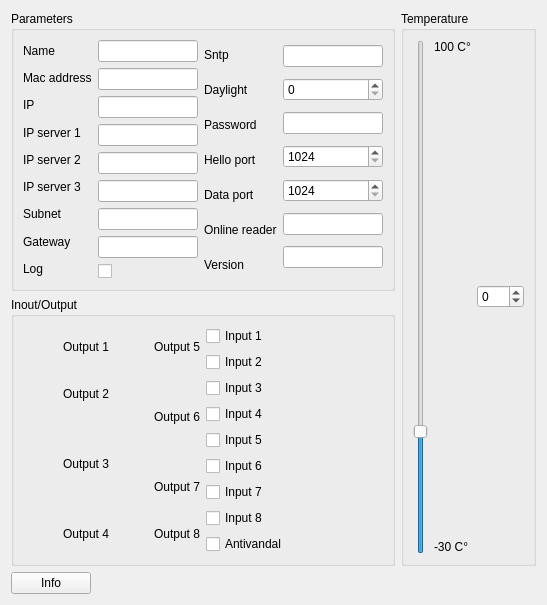
<ui version="4.0" >
 <class>Widget</class>
 <widget class="QWidget" name="Widget" >
  <property name="geometry" >
   <rect>
    <x>0</x>
    <y>0</y>
    <width>547</width>
    <height>593</height>
   </rect>
  </property>
  <property name="windowTitle" >
   <string>Form</string>
  </property>
  <layout class="QGridLayout" >
   <item row="0" column="0" >
    <widget class="QGroupBox" name="groupBox" >
     <property name="title" >
      <string>Parameters</string>
     </property>
     <layout class="QGridLayout" >
      <item row="0" column="0" >
       <layout class="QGridLayout" >
        <item row="0" column="0" >
         <layout class="QVBoxLayout" >
          <item>
           <widget class="QLabel" name="label" >
            <property name="text" >
             <string>Name</string>
            </property>
            <property name="buddy" >
             <cstring>name</cstring>
            </property>
           </widget>
          </item>
          <item>
           <widget class="QLabel" name="label_26" >
            <property name="text" >
             <string>Mac address</string>
            </property>
           </widget>
          </item>
          <item>
           <widget class="QLabel" name="label_2" >
            <property name="text" >
             <string>IP</string>
            </property>
            <property name="buddy" >
             <cstring>ip</cstring>
            </property>
           </widget>
          </item>
          <item>
           <widget class="QLabel" name="label_3" >
            <property name="text" >
             <string>IP server 1</string>
            </property>
            <property name="buddy" >
             <cstring>ipS1</cstring>
            </property>
           </widget>
          </item>
          <item>
           <widget class="QLabel" name="label_4" >
            <property name="text" >
             <string>IP server 2</string>
            </property>
            <property name="buddy" >
             <cstring>ipS2</cstring>
            </property>
           </widget>
          </item>
          <item>
           <widget class="QLabel" name="label_5" >
            <property name="text" >
             <string>IP server 3</string>
            </property>
            <property name="buddy" >
             <cstring>ipS3</cstring>
            </property>
           </widget>
          </item>
          <item>
           <widget class="QLabel" name="label_6" >
            <property name="text" >
             <string>Subnet</string>
            </property>
            <property name="buddy" >
             <cstring>subnet</cstring>
            </property>
           </widget>
          </item>
          <item>
           <widget class="QLabel" name="label_7" >
            <property name="text" >
             <string>Gateway</string>
            </property>
            <property name="buddy" >
             <cstring>gateway</cstring>
            </property>
           </widget>
          </item>
          <item>
           <widget class="QLabel" name="label_25" >
            <property name="text" >
             <string>Log</string>
            </property>
           </widget>
          </item>
         </layout>
        </item>
        <item row="0" column="1" >
         <layout class="QVBoxLayout" >
          <item>
           <widget class="QLineEdit" name="name" />
          </item>
          <item>
           <widget class="QLineEdit" name="mac" />
          </item>
          <item>
           <widget class="QLineEdit" name="ip" />
          </item>
          <item>
           <widget class="QLineEdit" name="ipS1" />
          </item>
          <item>
           <widget class="QLineEdit" name="ipS2" />
          </item>
          <item>
           <widget class="QLineEdit" name="ipS3" />
          </item>
          <item>
           <widget class="QLineEdit" name="subnet" />
          </item>
          <item>
           <widget class="QLineEdit" name="gateway" />
          </item>
          <item>
           <widget class="QCheckBox" name="log" >
            <property name="text" >
             <string/>
            </property>
           </widget>
          </item>
         </layout>
        </item>
        <item row="0" column="2" >
         <layout class="QVBoxLayout" >
          <item>
           <widget class="QLabel" name="label_8" >
            <property name="text" >
             <string>Sntp</string>
            </property>
            <property name="buddy" >
             <cstring>sntp</cstring>
            </property>
           </widget>
          </item>
          <item>
           <widget class="QLabel" name="label_9" >
            <property name="text" >
             <string>Daylight</string>
            </property>
            <property name="buddy" >
             <cstring>daylight</cstring>
            </property>
           </widget>
          </item>
          <item>
           <widget class="QLabel" name="label_10" >
            <property name="text" >
             <string>Password</string>
            </property>
            <property name="buddy" >
             <cstring>password</cstring>
            </property>
           </widget>
          </item>
          <item>
           <widget class="QLabel" name="label_11" >
            <property name="text" >
             <string>Hello port</string>
            </property>
            <property name="buddy" >
             <cstring>helloPort</cstring>
            </property>
           </widget>
          </item>
          <item>
           <widget class="QLabel" name="label_12" >
            <property name="text" >
             <string>Data port</string>
            </property>
            <property name="buddy" >
             <cstring>dataPort</cstring>
            </property>
           </widget>
          </item>
          <item>
           <widget class="QLabel" name="label_13" >
            <property name="text" >
             <string>Online reader</string>
            </property>
            <property name="buddy" >
             <cstring>online</cstring>
            </property>
           </widget>
          </item>
          <item>
           <widget class="QLabel" name="label_14" >
            <property name="text" >
             <string>Version</string>
            </property>
            <property name="buddy" >
             <cstring>version</cstring>
            </property>
           </widget>
          </item>
         </layout>
        </item>
        <item row="0" column="3" >
         <layout class="QVBoxLayout" >
          <item>
           <widget class="QLineEdit" name="sntp" />
          </item>
          <item>
           <widget class="QSpinBox" name="daylight" />
          </item>
          <item>
           <widget class="QLineEdit" name="password" />
          </item>
          <item>
           <widget class="QSpinBox" name="helloPort" >
            <property name="minimum" >
             <number>1024</number>
            </property>
            <property name="maximum" >
             <number>65535</number>
            </property>
           </widget>
          </item>
          <item>
           <widget class="QSpinBox" name="dataPort" >
            <property name="minimum" >
             <number>1024</number>
            </property>
            <property name="maximum" >
             <number>65535</number>
            </property>
           </widget>
          </item>
          <item>
           <widget class="QLineEdit" name="online" />
          </item>
          <item>
           <widget class="QLineEdit" name="version" />
          </item>
         </layout>
        </item>
       </layout>
      </item>
     </layout>
    </widget>
   </item>
   <item rowspan="2" row="0" column="1" >
    <widget class="QGroupBox" name="groupBox_3" >
     <property name="title" >
      <string>Temperature</string>
     </property>
     <layout class="QGridLayout" >
      <item row="0" column="0" >
       <layout class="QHBoxLayout" >
        <item>
         <widget class="QSlider" name="tempSlider" >
          <property name="minimum" >
           <number>-30</number>
          </property>
          <property name="maximum" >
           <number>100</number>
          </property>
          <property name="orientation" >
           <enum>Qt::Vertical</enum>
          </property>
         </widget>
        </item>
        <item>
         <layout class="QVBoxLayout" >
          <item>
           <widget class="QLabel" name="label_16" >
            <property name="text" >
             <string>100 C°</string>
            </property>
           </widget>
          </item>
          <item>
           <spacer>
            <property name="orientation" >
             <enum>Qt::Vertical</enum>
            </property>
            <property name="sizeHint" >
             <size>
              <width>20</width>
              <height>201</height>
             </size>
            </property>
           </spacer>
          </item>
          <item>
           <widget class="QLabel" name="label_15" >
            <property name="text" >
             <string>-30 C°</string>
            </property>
           </widget>
          </item>
         </layout>
        </item>
       </layout>
      </item>
      <item row="0" column="1" >
       <widget class="QSpinBox" name="temp" >
        <property name="minimum" >
         <number>-30</number>
        </property>
        <property name="maximum" >
         <number>100</number>
        </property>
       </widget>
      </item>
     </layout>
    </widget>
   </item>
   <item row="1" column="0" >
    <widget class="QGroupBox" name="groupBox_2" >
     <property name="title" >
      <string>Inout/Output</string>
     </property>
     <layout class="QGridLayout" >
      <item rowspan="2" row="0" column="0" >
       <layout class="QGridLayout" >
        <item row="0" column="0" >
         <layout class="QHBoxLayout" >
          <item>
           <widget class="QLed" name="output1" >
            <property name="toolTip" >
             <string>Binary Led</string>
            </property>
            <property name="whatsThis" >
             <string>Led widget</string>
            </property>
            <property name="value" >
             <bool>false</bool>
            </property>
            <property name="color" >
             <color>
              <red>255</red>
              <green>0</green>
              <blue>0</blue>
             </color>
            </property>
           </widget>
          </item>
          <item>
           <widget class="QLabel" name="label_17" >
            <property name="text" >
             <string>Output 1</string>
            </property>
           </widget>
          </item>
         </layout>
        </item>
        <item row="0" column="1" >
         <layout class="QHBoxLayout" >
          <item>
           <widget class="QLed" name="output5" >
            <property name="toolTip" >
             <string>Binary Led</string>
            </property>
            <property name="whatsThis" >
             <string>Led widget</string>
            </property>
            <property name="value" >
             <bool>false</bool>
            </property>
            <property name="color" >
             <color>
              <red>255</red>
              <green>0</green>
              <blue>0</blue>
             </color>
            </property>
           </widget>
          </item>
          <item>
           <widget class="QLabel" name="label_21" >
            <property name="text" >
             <string>Output 5</string>
            </property>
           </widget>
          </item>
         </layout>
        </item>
        <item row="1" column="0" >
         <layout class="QHBoxLayout" >
          <item>
           <widget class="QLed" name="output2" >
            <property name="toolTip" >
             <string>Binary Led</string>
            </property>
            <property name="whatsThis" >
             <string>Led widget</string>
            </property>
            <property name="value" >
             <bool>false</bool>
            </property>
            <property name="color" >
             <color>
              <red>255</red>
              <green>0</green>
              <blue>0</blue>
             </color>
            </property>
           </widget>
          </item>
          <item>
           <widget class="QLabel" name="label_18" >
            <property name="text" >
             <string>Output 2</string>
            </property>
           </widget>
          </item>
         </layout>
        </item>
        <item rowspan="2" row="1" column="1" >
         <layout class="QHBoxLayout" >
          <item>
           <widget class="QLed" name="output6" >
            <property name="toolTip" >
             <string>Binary Led</string>
            </property>
            <property name="whatsThis" >
             <string>Led widget</string>
            </property>
            <property name="value" >
             <bool>false</bool>
            </property>
            <property name="color" >
             <color>
              <red>255</red>
              <green>0</green>
              <blue>0</blue>
             </color>
            </property>
           </widget>
          </item>
          <item>
           <widget class="QLabel" name="label_22" >
            <property name="text" >
             <string>Output 6</string>
            </property>
           </widget>
          </item>
         </layout>
        </item>
        <item rowspan="2" row="2" column="0" >
         <layout class="QHBoxLayout" >
          <item>
           <widget class="QLed" name="output3" >
            <property name="toolTip" >
             <string>Binary Led</string>
            </property>
            <property name="whatsThis" >
             <string>Led widget</string>
            </property>
            <property name="value" >
             <bool>false</bool>
            </property>
            <property name="color" >
             <color>
              <red>255</red>
              <green>0</green>
              <blue>0</blue>
             </color>
            </property>
           </widget>
          </item>
          <item>
           <widget class="QLabel" name="label_19" >
            <property name="text" >
             <string>Output 3</string>
            </property>
           </widget>
          </item>
         </layout>
        </item>
        <item row="3" column="1" >
         <layout class="QHBoxLayout" >
          <item>
           <widget class="QLed" name="output7" >
            <property name="toolTip" >
             <string>Binary Led</string>
            </property>
            <property name="whatsThis" >
             <string>Led widget</string>
            </property>
            <property name="value" >
             <bool>false</bool>
            </property>
            <property name="color" >
             <color>
              <red>255</red>
              <green>0</green>
              <blue>0</blue>
             </color>
            </property>
           </widget>
          </item>
          <item>
           <widget class="QLabel" name="label_23" >
            <property name="text" >
             <string>Output 7</string>
            </property>
           </widget>
          </item>
         </layout>
        </item>
        <item row="4" column="0" >
         <layout class="QHBoxLayout" >
          <item>
           <widget class="QLed" name="output4" >
            <property name="toolTip" >
             <string>Binary Led</string>
            </property>
            <property name="whatsThis" >
             <string>Led widget</string>
            </property>
            <property name="value" >
             <bool>false</bool>
            </property>
            <property name="color" >
             <color>
              <red>255</red>
              <green>0</green>
              <blue>0</blue>
             </color>
            </property>
           </widget>
          </item>
          <item>
           <widget class="QLabel" name="label_20" >
            <property name="text" >
             <string>Output 4</string>
            </property>
           </widget>
          </item>
         </layout>
        </item>
        <item row="4" column="1" >
         <layout class="QHBoxLayout" >
          <item>
           <widget class="QLed" name="output8" >
            <property name="toolTip" >
             <string>Binary Led</string>
            </property>
            <property name="whatsThis" >
             <string>Led widget</string>
            </property>
            <property name="value" >
             <bool>false</bool>
            </property>
            <property name="color" >
             <color>
              <red>255</red>
              <green>0</green>
              <blue>0</blue>
             </color>
            </property>
           </widget>
          </item>
          <item>
           <widget class="QLabel" name="label_24" >
            <property name="text" >
             <string>Output 8</string>
            </property>
           </widget>
          </item>
         </layout>
        </item>
       </layout>
      </item>
      <item row="0" column="1" >
       <layout class="QVBoxLayout" >
        <item>
         <widget class="QCheckBox" name="input1" >
          <property name="text" >
           <string>Input 1</string>
          </property>
         </widget>
        </item>
        <item>
         <widget class="QCheckBox" name="input2" >
          <property name="text" >
           <string>Input 2</string>
          </property>
         </widget>
        </item>
        <item>
         <widget class="QCheckBox" name="input3" >
          <property name="text" >
           <string>Input 3</string>
          </property>
         </widget>
        </item>
        <item>
         <widget class="QCheckBox" name="input4" >
          <property name="text" >
           <string>Input 4</string>
          </property>
          <property name="checkable" >
           <bool>true</bool>
          </property>
          <property name="checked" >
           <bool>false</bool>
          </property>
         </widget>
        </item>
        <item>
         <widget class="QCheckBox" name="input5" >
          <property name="text" >
           <string>Input 5</string>
          </property>
         </widget>
        </item>
        <item>
         <widget class="QCheckBox" name="input6" >
          <property name="text" >
           <string>Input 6</string>
          </property>
         </widget>
        </item>
        <item>
         <widget class="QCheckBox" name="input7" >
          <property name="text" >
           <string>Input 7</string>
          </property>
         </widget>
        </item>
        <item>
         <widget class="QCheckBox" name="input8" >
          <property name="text" >
           <string>Input 8</string>
          </property>
         </widget>
        </item>
       </layout>
      </item>
      <item row="1" column="1" >
       <widget class="QCheckBox" name="antivandal" >
        <property name="text" >
         <string>Antivandal</string>
        </property>
       </widget>
      </item>
     </layout>
    </widget>
   </item>
   <item row="2" column="0" >
    <layout class="QHBoxLayout" >
     <item>
      <widget class="QPushButton" name="info" >
       <property name="text" >
        <string>Info</string>
       </property>
      </widget>
     </item>
     <item>
      <spacer>
       <property name="orientation" >
        <enum>Qt::Horizontal</enum>
       </property>
       <property name="sizeHint" >
        <size>
         <width>411</width>
         <height>20</height>
        </size>
       </property>
      </spacer>
     </item>
    </layout>
   </item>
  </layout>
 </widget>
 <customwidgets>
  <customwidget>
   <class>QLed</class>
   <extends>QWidget</extends>
   <header>qled.h</header>
  </customwidget>
 </customwidgets>
 <tabstops>
  <tabstop>name</tabstop>
  <tabstop>mac</tabstop>
  <tabstop>ip</tabstop>
  <tabstop>ipS1</tabstop>
  <tabstop>ipS2</tabstop>
  <tabstop>ipS3</tabstop>
  <tabstop>subnet</tabstop>
  <tabstop>gateway</tabstop>
  <tabstop>log</tabstop>
  <tabstop>sntp</tabstop>
  <tabstop>daylight</tabstop>
  <tabstop>password</tabstop>
  <tabstop>helloPort</tabstop>
  <tabstop>dataPort</tabstop>
  <tabstop>online</tabstop>
  <tabstop>version</tabstop>
  <tabstop>input1</tabstop>
  <tabstop>input2</tabstop>
  <tabstop>input3</tabstop>
  <tabstop>input4</tabstop>
  <tabstop>input5</tabstop>
  <tabstop>input6</tabstop>
  <tabstop>input7</tabstop>
  <tabstop>input8</tabstop>
  <tabstop>antivandal</tabstop>
  <tabstop>tempSlider</tabstop>
  <tabstop>temp</tabstop>
  <tabstop>info</tabstop>
 </tabstops>
 <resources/>
 <connections>
  <connection>
   <sender>tempSlider</sender>
   <signal>valueChanged(int)</signal>
   <receiver>temp</receiver>
   <slot>setValue(int)</slot>
   <hints>
    <hint type="sourcelabel" >
     <x>288</x>
     <y>417</y>
    </hint>
    <hint type="destinationlabel" >
     <x>451</x>
     <y>417</y>
    </hint>
   </hints>
  </connection>
  <connection>
   <sender>temp</sender>
   <signal>valueChanged(int)</signal>
   <receiver>tempSlider</receiver>
   <slot>setValue(int)</slot>
   <hints>
    <hint type="sourcelabel" >
     <x>451</x>
     <y>417</y>
    </hint>
    <hint type="destinationlabel" >
     <x>288</x>
     <y>417</y>
    </hint>
   </hints>
  </connection>
 </connections>
</ui>
